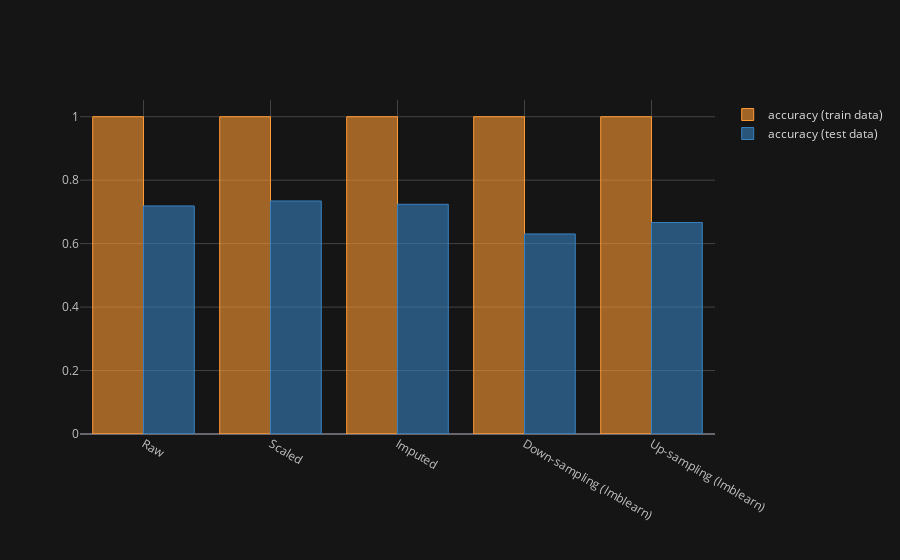

The notebook cell saved with this chart:
### Code cell
from sklearn.tree import DecisionTreeClassifier

classifier = DecisionTreeClassifier()
compare_parameters(classifier)

### Figure 1 — Plotly figure (JSON) as saved in the notebook; plotly's stock layout.template omitted (floating-point values rounded to 4 significant figures)
{"data": [{"marker": {"color": "rgba(255, 153, 51, 0.6)", "line": {"color": "rgba(255, 153, 51, 1.0)", "width": 1}}, "name": "accuracy (train data)", "orientation": "v", "text": "", "x": ["Raw", "Scaled", "Imputed", "Down-sampling (Imblearn)", "Up-sampling (Imblearn)"], "y": [1.0, 1.0, 1.0, 1.0, 1.0], "type": "bar"}, {"marker": {"color": "rgba(55, 128, 191, 0.6)", "line": {"color": "rgba(55, 128, 191, 1.0)", "width": 1}}, "name": "accuracy (test data)", "orientation": "v", "text": "", "x": ["Raw", "Scaled", "Imputed", "Down-sampling (Imblearn)", "Up-sampling (Imblearn)"], "y": [0.7188, 0.7344, 0.724, 0.6304, 0.6667], "type": "bar"}], "layout": {"legend": {"bgcolor": "#151516", "font": {"color": "#D9D9D9"}}, "paper_bgcolor": "#151516", "plot_bgcolor": "#151516", "title": {"font": {"color": "#D9D9D9"}}, "xaxis": {"gridcolor": "#434343", "showgrid": true, "tickfont": {"color": "#C2C2C2"}, "title": {"font": {"color": "#D9D9D9"}, "text": ""}, "zerolinecolor": "#666570"}, "yaxis": {"gridcolor": "#434343", "showgrid": true, "tickfont": {"color": "#C2C2C2"}, "title": {"font": {"color": "#D9D9D9"}, "text": ""}, "zerolinecolor": "#666570"}}}
